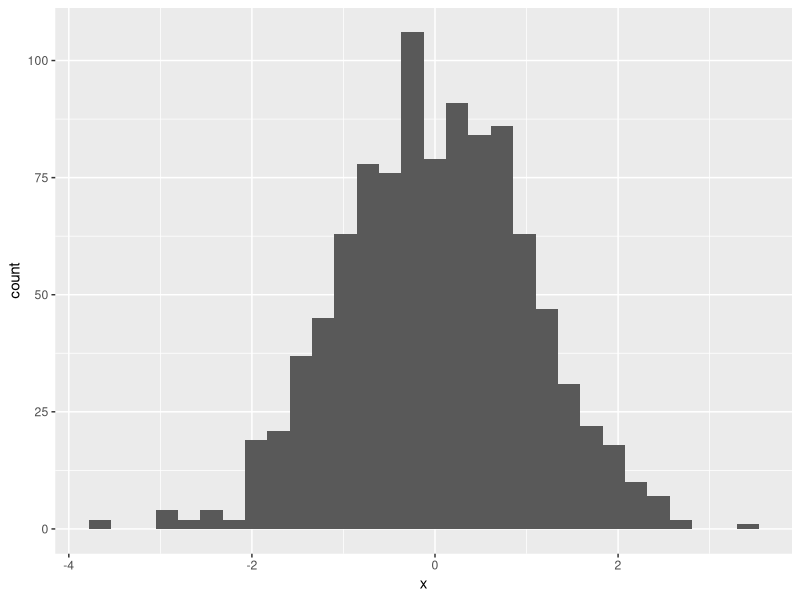
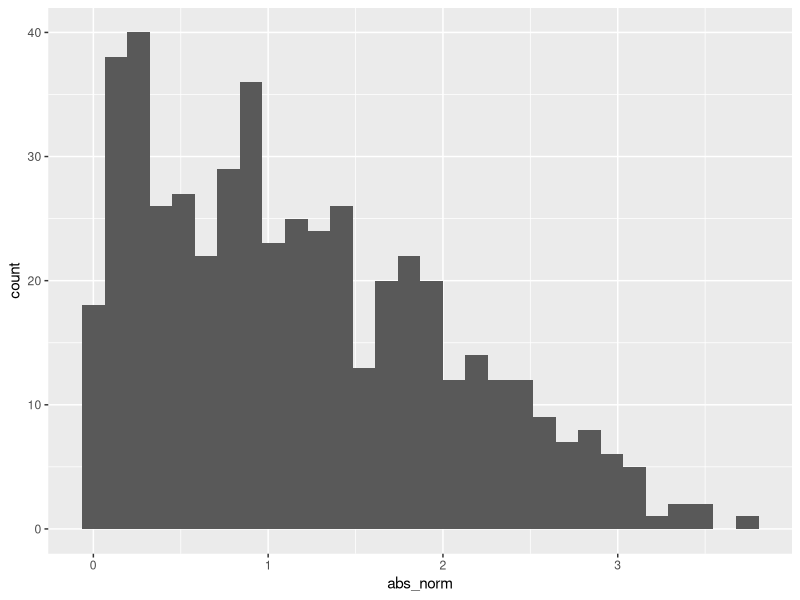
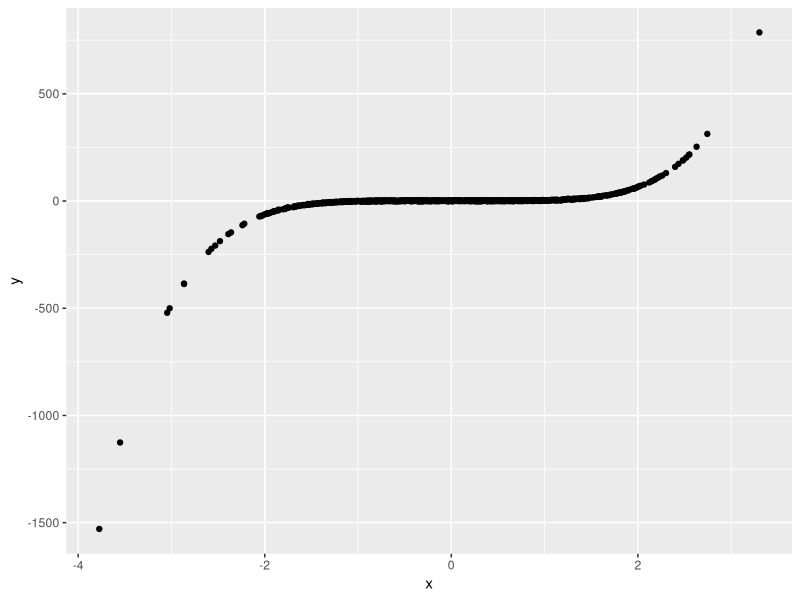

Generate these figures, in order, with R:
## ---- chunk 1
library(tidyverse)
## ---- chunk 2
# JG: avoid placing comments in r code chunks, can do it
samp = rnorm(100)
length(samp)
## ---- chunk 3
# note to self: above is an example of inline R code
## ---- chunk 4
# option + command + i to create code chunk
# if tried to run library(tidyverse) in console, cna still run code chunk, but cannot knit;
# kitting = effectively creating new R session every time (like opening RStudio again)
# surround text with backticks to format as code

# can use R for equation editing (i.e. via LaTeX markdown language)

# see: Code chunks and snippets section on course website: https://p8105.com/writing_with_data.html#Code_chunks_and_snippets

# for purposes of submitting HW, should show code
# eval = FALSE: code will be displayed but not executed; results are not included.
# echo = FALSE: code will be executed but not displayed; results are included.
# message = FALSE and warning = FALSE: prevents messages and warnings from being displayed.

# note: if naming code chunks, RMarkdown will track this; chunk naming is useful if many chunks
#       cannot repeat chunk names

# avoid using <!-- ... --> for commenting out large blocks of code; just have text in report

# tibbles > dataframe; tibble is the most modern version
# other data structures: data tables

# create plots
plot_df = tibble(
  x = rnorm(n = 1000), # standard normal curve
  y = 1 + 2 * (x ^ 5) + rnorm(n = 1000)
)

ggplot(plot_df, aes(x = x)) + geom_histogram()

# run scatterplot
ggp = ggplot(plot_df, aes(x = x, y = y)) + geom_point()

ggsave("scatterplot.pdf", plot = ggp, height = 4, width = 6)
## ---- chunk 5

# Learning assessment: Write a named code chunk that creates a dataframe comprised of: a numeric variable containing a random sample of size 500 from a normal variable with mean 1; a logical vector indicating whether each sampled value is greater than zero; and a numeric vector containing the absolute value of each element. Then, produce a histogram of the absolute value variable just created. Add an inline summary giving the median value rounded to two decimal places. What happens if you set eval = FALSE to the code chunk? What about echo = FALSE?

# solution

a = tibble(
  norm = rnorm(n = 500, mean = 1), # standard normal curve
  logical = norm > 0,
  abs_norm = abs(norm)
)

ggplot(a, aes(x = abs_norm)) + geom_histogram()

# for class, can google, work with TAs, work with classmates
# YAML = yet another markdown language; output argument is most important

